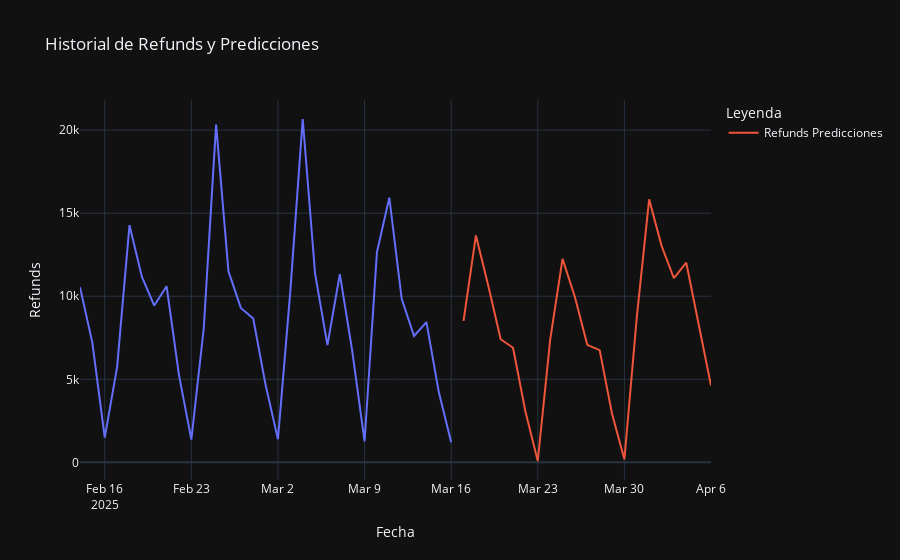
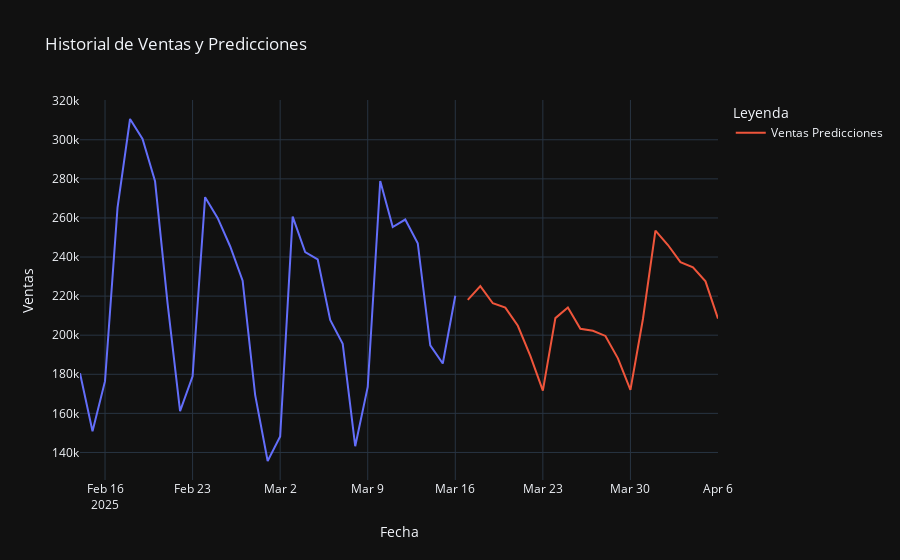

The cell these charts' notebook holds for them, in order:
### Code cell
import plotly.express as px


historia_refunds = df.tail(31)

fig_refunds = px.line(historia_refunds, x=historia_refunds.index, y='Total', template='plotly_dark', title='Historial de Refunds y Predicciones')
fig_refunds.add_trace(go.Scatter(x=future_w_feature.index, y=future_w_feature['refunds_pred'], mode='lines', name='Refunds Predicciones'))

fig_refunds.update_layout(xaxis_title='Fecha', yaxis_title='Refunds', legend_title='Leyenda')

# Mostrar el gráfico
fig_refunds.show()



historia_ventas = ventas.tail(31)

# Crear gráfico para ventas con datos históricos
fig_ventas = px.line(historia_ventas, x=historia_ventas.index, y='Total', template='plotly_dark', title='Historial de Ventas y Predicciones')
fig_ventas.add_trace(go.Scatter(x=future_w_feature.index, y=future_w_feature['Sales_Pred'], mode='lines', name='Ventas Predicciones'))

# Personalizar diseño
fig_ventas.update_layout(xaxis_title='Fecha', yaxis_title='Ventas', legend_title='Leyenda')

# Mostrar el gráfico
fig_ventas.show()

### Figure 1 — Plotly figure (JSON) as saved in the notebook; plotly's stock layout.template omitted (floating-point values rounded to 4 significant figures)
{"data": [{"hovertemplate": "Fecha=%{x}<br>Total=%{y}<extra></extra>", "legendgroup": "", "line": {"color": "#636efa", "dash": "solid"}, "marker": {"symbol": "circle"}, "mode": "lines", "name": "", "orientation": "v", "showlegend": false, "type": "scatter", "x": ["2025-02-14T00:00:00", "2025-02-15T00:00:00", "2025-02-16T00:00:00", "2025-02-17T00:00:00", "2025-02-18T00:00:00", "2025-02-19T00:00:00", "2025-02-20T00:00:00", "2025-02-21T00:00:00", "2025-02-22T00:00:00", "2025-02-23T00:00:00", "2025-02-24T00:00:00", "2025-02-25T00:00:00", "2025-02-26T00:00:00", "2025-02-27T00:00:00", "2025-02-28T00:00:00", "2025-03-01T00:00:00", "2025-03-02T00:00:00", "2025-03-03T00:00:00", "2025-03-04T00:00:00", "2025-03-05T00:00:00", "2025-03-06T00:00:00", "2025-03-07T00:00:00", "2025-03-08T00:00:00", "2025-03-09T00:00:00", "2025-03-10T00:00:00", "2025-03-11T00:00:00", "2025-03-12T00:00:00", "2025-03-13T00:00:00", "2025-03-14T00:00:00", "2025-03-15T00:00:00", "2025-03-16T00:00:00"], "xaxis": "x", "y": [10550.0, 7195.0, 1490.0, 5751.0, 14280.0, 11180.0, 9438.0, 10600.0, 5254.0, 1368.0, 8057.0, 20330.0, 11500.0, 9298.0, 8657.0, 4665.0, 1396.0, 10300.0, 20670.0, 11360.0, 7057.0, 11340.0, 6727, 1256.0, 12650.0, 15940.0, 9848.0, 7610.0, 8438.0, 4233.0, 1206.0], "yaxis": "y"}, {"mode": "lines", "name": "Refunds Predicciones", "type": "scatter", "x": ["2025-03-17T00:00:00", "2025-03-18T00:00:00", "2025-03-19T00:00:00", "2025-03-20T00:00:00", "2025-03-21T00:00:00", "2025-03-22T00:00:00", "2025-03-23T00:00:00", "2025-03-24T00:00:00", "2025-03-25T00:00:00", "2025-03-26T00:00:00", "2025-03-27T00:00:00", "2025-03-28T00:00:00", "2025-03-29T00:00:00", "2025-03-30T00:00:00", "2025-03-31T00:00:00", "2025-04-01T00:00:00", "2025-04-02T00:00:00", "2025-04-03T00:00:00", "2025-04-04T00:00:00", "2025-04-05T00:00:00", "2025-04-06T00:00:00"], "y": [8516.0, 13660.0, 10630.0, 7413.0, 6899.0, 3064.0, 82.06, 7379.0, 12250.0, 9959.0, 7075.0, 6755.0, 2926.0, 183.3, 8713.0, 15830.0, 13050.0, 11080.0, 12020.0, 8310.0, 4627.0]}], "layout": {"legend": {"title": {"text": "Leyenda"}, "tracegroupgap": 0}, "title": {"text": "Historial de Refunds y Predicciones"}, "xaxis": {"anchor": "y", "domain": [0, 1], "title": {"text": "Fecha"}}, "yaxis": {"anchor": "x", "domain": [0, 1], "title": {"text": "Refunds"}}}}

### Figure 2 — Plotly figure (JSON) as saved in the notebook; plotly's stock layout.template omitted (floating-point values rounded to 4 significant figures)
{"data": [{"hovertemplate": "Fecha=%{x}<br>Total=%{y}<extra></extra>", "legendgroup": "", "line": {"color": "#636efa", "dash": "solid"}, "marker": {"symbol": "circle"}, "mode": "lines", "name": "", "orientation": "v", "showlegend": false, "type": "scatter", "x": ["2025-02-14T00:00:00", "2025-02-15T00:00:00", "2025-02-16T00:00:00", "2025-02-17T00:00:00", "2025-02-18T00:00:00", "2025-02-19T00:00:00", "2025-02-20T00:00:00", "2025-02-21T00:00:00", "2025-02-22T00:00:00", "2025-02-23T00:00:00", "2025-02-24T00:00:00", "2025-02-25T00:00:00", "2025-02-26T00:00:00", "2025-02-27T00:00:00", "2025-02-28T00:00:00", "2025-03-01T00:00:00", "2025-03-02T00:00:00", "2025-03-03T00:00:00", "2025-03-04T00:00:00", "2025-03-05T00:00:00", "2025-03-06T00:00:00", "2025-03-07T00:00:00", "2025-03-08T00:00:00", "2025-03-09T00:00:00", "2025-03-10T00:00:00", "2025-03-11T00:00:00", "2025-03-12T00:00:00", "2025-03-13T00:00:00", "2025-03-14T00:00:00", "2025-03-15T00:00:00", "2025-03-16T00:00:00"], "xaxis": "x", "y": [180500.0, 150900.0, 176500.0, 265300.0, 310600.0, 300400.0, 278800.0, 216300.0, 161200.0, 178900.0, 270600.0, 260000.0, 245500.0, 227900.0, 169500.0, 135600.0, 148100.0, 260700.0, 242600.0, 238800.0, 207800.0, 195600.0, 143200.0, 173500.0, 278900.0, 255300.0, 259200.0, 247100.0, 194900.0, 185500.0, 220173], "yaxis": "y"}, {"mode": "lines", "name": "Ventas Predicciones", "type": "scatter", "x": ["2025-03-17T00:00:00", "2025-03-18T00:00:00", "2025-03-19T00:00:00", "2025-03-20T00:00:00", "2025-03-21T00:00:00", "2025-03-22T00:00:00", "2025-03-23T00:00:00", "2025-03-24T00:00:00", "2025-03-25T00:00:00", "2025-03-26T00:00:00", "2025-03-27T00:00:00", "2025-03-28T00:00:00", "2025-03-29T00:00:00", "2025-03-30T00:00:00", "2025-03-31T00:00:00", "2025-04-01T00:00:00", "2025-04-02T00:00:00", "2025-04-03T00:00:00", "2025-04-04T00:00:00", "2025-04-05T00:00:00", "2025-04-06T00:00:00"], "y": [218100.0, 225200.0, 216400.0, 214100.0, 204800.0, 189500.0, 171700.0, 208700.0, 214200.0, 203300.0, 202300.0, 199600.0, 188200.0, 172000.0, 208300.0, 253500.0, 246200.0, 237400.0, 234800.0, 227600.0, 208500.0]}], "layout": {"legend": {"title": {"text": "Leyenda"}, "tracegroupgap": 0}, "title": {"text": "Historial de Ventas y Predicciones"}, "xaxis": {"anchor": "y", "domain": [0, 1], "title": {"text": "Fecha"}}, "yaxis": {"anchor": "x", "domain": [0, 1], "title": {"text": "Ventas"}}}}
